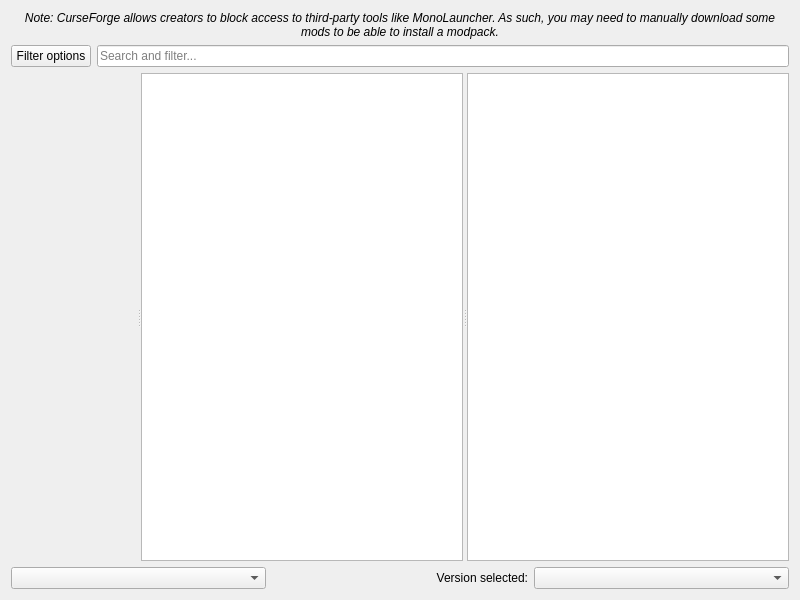
<?xml version="1.0" encoding="UTF-8"?>
<ui version="4.0">
 <class>FlamePage</class>
 <widget class="QWidget" name="FlamePage">
  <property name="geometry">
   <rect>
    <x>0</x>
    <y>0</y>
    <width>800</width>
    <height>600</height>
   </rect>
  </property>
  <layout class="QVBoxLayout" name="verticalLayout">
   <item>
    <widget class="QLabel" name="label_2">
     <property name="font">
      <font>
       <italic>true</italic>
      </font>
     </property>
     <property name="text">
      <string>Note: CurseForge allows creators to block access to third-party tools like MonoLauncher. As such, you may need to manually download some mods to be able to install a modpack.</string>
     </property>
     <property name="alignment">
      <set>Qt::AlignCenter</set>
     </property>
     <property name="wordWrap">
      <bool>true</bool>
     </property>
    </widget>
   </item>
   <item>
    <layout class="QHBoxLayout" name="horizontalLayout">
     <item>
      <widget class="QPushButton" name="filterButton">
       <property name="text">
        <string>Filter options</string>
       </property>
      </widget>
     </item>
     <item>
      <widget class="QLineEdit" name="searchEdit">
       <property name="placeholderText">
        <string>Search and filter...</string>
       </property>
      </widget>
     </item>
    </layout>
   </item>
   <item>
    <widget class="QSplitter" name="splitter">
     <property name="sizePolicy">
      <sizepolicy hsizetype="Expanding" vsizetype="Expanding">
       <horstretch>0</horstretch>
       <verstretch>0</verstretch>
      </sizepolicy>
     </property>
     <property name="orientation">
      <enum>Qt::Horizontal</enum>
     </property>
     <widget class="QWidget" name="widget" native="true"/>
     <widget class="QListView" name="packView">
      <property name="horizontalScrollBarPolicy">
       <enum>Qt::ScrollBarAlwaysOff</enum>
      </property>
      <property name="alternatingRowColors">
       <bool>true</bool>
      </property>
      <property name="iconSize">
       <size>
        <width>48</width>
        <height>48</height>
       </size>
      </property>
      <property name="verticalScrollMode">
       <enum>QAbstractItemView::ScrollPerPixel</enum>
      </property>
     </widget>
     <widget class="ProjectDescriptionPage" name="packDescription">
      <property name="openExternalLinks">
       <bool>true</bool>
      </property>
      <property name="openLinks">
       <bool>true</bool>
      </property>
     </widget>
    </widget>
   </item>
   <item>
    <layout class="QHBoxLayout">
     <item>
      <widget class="QComboBox" name="sortByBox"/>
     </item>
     <item>
      <widget class="QLabel" name="label">
       <property name="text">
        <string>Version selected:</string>
       </property>
       <property name="alignment">
        <set>Qt::AlignRight|Qt::AlignTrailing|Qt::AlignVCenter</set>
       </property>
      </widget>
     </item>
     <item>
      <widget class="QComboBox" name="versionSelectionBox"/>
     </item>
    </layout>
   </item>
  </layout>
 </widget>
 <customwidgets>
  <customwidget>
   <class>ProjectDescriptionPage</class>
   <extends>QTextBrowser</extends>
   <header>ui/widgets/ProjectDescriptionPage.h</header>
  </customwidget>
 </customwidgets>
 <tabstops>
  <tabstop>packView</tabstop>
  <tabstop>packDescription</tabstop>
  <tabstop>sortByBox</tabstop>
  <tabstop>versionSelectionBox</tabstop>
 </tabstops>
 <resources/>
 <connections/>
</ui>
